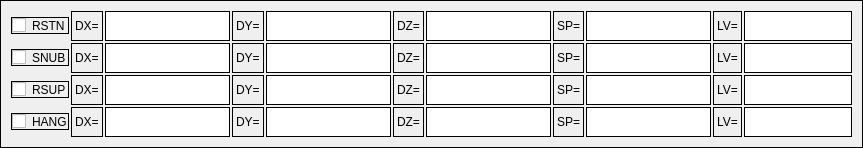
                 <widget class="QWidget" name="widget9_5" native="true">
                  <property name="maximumSize">
                   <size>
                    <width>1000</width>
                    <height>16777215</height>
                   </size>
                  </property>
                  <property name="styleSheet">
                   <string notr="true">border:0.5px solid black;
font: 12px;
</string>
                  </property>
                  <layout class="QGridLayout" name="gridLayout_17">
                   <property name="spacing">
                    <number>2</number>
                   </property>
                   <item row="1" column="0">
                    <widget class="QCheckBox" name="SNUB_4">
                     <property name="styleSheet">
                      <string notr="true"/>
                     </property>
                     <property name="text">
                      <string>SNUB</string>
                     </property>
                    </widget>
                   </item>
                   <item row="1" column="6">
                    <widget class="QLineEdit" name="SNUB_DZ_4">
                     <property name="minimumSize">
                      <size>
                       <width>30</width>
                       <height>30</height>
                      </size>
                     </property>
                     <property name="styleSheet">
                      <string notr="true">font: 75 10pt;</string>
                     </property>
                    </widget>
                   </item>
                   <item row="0" column="4">
                    <widget class="QLineEdit" name="RSTN_DY_4">
                     <property name="minimumSize">
                      <size>
                       <width>30</width>
                       <height>30</height>
                      </size>
                     </property>
                     <property name="styleSheet">
                      <string notr="true">font: 75 10pt;</string>
                     </property>
                     <property name="text">
                      <string/>
                     </property>
                    </widget>
                   </item>
                   <item row="3" column="2">
                    <widget class="QLineEdit" name="HANG_DX_4">
                     <property name="minimumSize">
                      <size>
                       <width>30</width>
                       <height>30</height>
                      </size>
                     </property>
                     <property name="styleSheet">
                      <string notr="true">font: 75 10pt;</string>
                     </property>
                    </widget>
                   </item>
                   <item row="2" column="2">
                    <widget class="QLineEdit" name="RSUP_DX_4">
                     <property name="minimumSize">
                      <size>
                       <width>30</width>
                       <height>30</height>
                      </size>
                     </property>
                     <property name="styleSheet">
                      <string notr="true">font: 75 10pt;</string>
                     </property>
                    </widget>
                   </item>
                   <item row="0" column="9">
                    <widget class="QLabel" name="label_83">
                     <property name="text">
                      <string>LV=</string>
                     </property>
                    </widget>
                   </item>
                   <item row="0" column="5">
                    <widget class="QLabel" name="label_43">
                     <property name="styleSheet">
                      <string notr="true"/>
                     </property>
                     <property name="text">
                      <string>DZ=</string>
                     </property>
                    </widget>
                   </item>
                   <item row="3" column="1">
                    <widget class="QLabel" name="label_71">
                     <property name="styleSheet">
                      <string notr="true"/>
                     </property>
                     <property name="text">
                      <string>DX=</string>
                     </property>
                    </widget>
                   </item>
                   <item row="0" column="7">
                    <widget class="QLabel" name="label_42">
                     <property name="styleSheet">
                      <string notr="true"/>
                     </property>
                     <property name="text">
                      <string>SP=</string>
                     </property>
                    </widget>
                   </item>
                   <item row="1" column="4">
                    <widget class="QLineEdit" name="SNUB_DY_4">
                     <property name="minimumSize">
                      <size>
                       <width>30</width>
                       <height>30</height>
                      </size>
                     </property>
                     <property name="styleSheet">
                      <string notr="true">font: 75 10pt;</string>
                     </property>
                    </widget>
                   </item>
                   <item row="1" column="5">
                    <widget class="QLabel" name="label_113">
                     <property name="styleSheet">
                      <string notr="true"/>
                     </property>
                     <property name="text">
                      <string>DZ=</string>
                     </property>
                    </widget>
                   </item>
                   <item row="2" column="6">
                    <widget class="QLineEdit" name="RSUP_DZ_4">
                     <property name="minimumSize">
                      <size>
                       <width>30</width>
                       <height>30</height>
                      </size>
                     </property>
                     <property name="styleSheet">
                      <string notr="true">font: 75 10pt;</string>
                     </property>
                    </widget>
                   </item>
                   <item row="0" column="2">
                    <widget class="QLineEdit" name="RSTN_DX_4">
                     <property name="minimumSize">
                      <size>
                       <width>30</width>
                       <height>30</height>
                      </size>
                     </property>
                     <property name="styleSheet">
                      <string notr="true">font: 75 10pt;</string>
                     </property>
                     <property name="text">
                      <string/>
                     </property>
                    </widget>
                   </item>
                   <item row="3" column="5">
                    <widget class="QLabel" name="label_99">
                     <property name="styleSheet">
                      <string notr="true"/>
                     </property>
                     <property name="text">
                      <string>DZ=</string>
                     </property>
                    </widget>
                   </item>
                   <item row="2" column="8">
                    <widget class="QLineEdit" name="RSUP_SP_4">
                     <property name="minimumSize">
                      <size>
                       <width>30</width>
                       <height>30</height>
                      </size>
                     </property>
                     <property name="styleSheet">
                      <string notr="true">font: 75 10pt;</string>
                     </property>
                    </widget>
                   </item>
                   <item row="1" column="3">
                    <widget class="QLabel" name="label_68">
                     <property name="styleSheet">
                      <string notr="true"/>
                     </property>
                     <property name="text">
                      <string>DY=</string>
                     </property>
                    </widget>
                   </item>
                   <item row="3" column="0">
                    <widget class="QCheckBox" name="HANG_4">
                     <property name="styleSheet">
                      <string notr="true"/>
                     </property>
                     <property name="text">
                      <string>HANG</string>
                     </property>
                    </widget>
                   </item>
                   <item row="3" column="6">
                    <widget class="QLineEdit" name="HANG_DZ_4">
                     <property name="minimumSize">
                      <size>
                       <width>30</width>
                       <height>30</height>
                      </size>
                     </property>
                     <property name="styleSheet">
                      <string notr="true">font: 75 10pt;</string>
                     </property>
                    </widget>
                   </item>
                   <item row="2" column="7">
                    <widget class="QLabel" name="label_112">
                     <property name="styleSheet">
                      <string notr="true"/>
                     </property>
                     <property name="text">
                      <string>SP=</string>
                     </property>
                    </widget>
                   </item>
                   <item row="3" column="4">
                    <widget class="QLineEdit" name="HANG_DY_4">
                     <property name="minimumSize">
                      <size>
                       <width>30</width>
                       <height>30</height>
                      </size>
                     </property>
                     <property name="styleSheet">
                      <string notr="true">font: 75 10pt;</string>
                     </property>
                    </widget>
                   </item>
                   <item row="2" column="5">
                    <widget class="QLabel" name="label_111">
                     <property name="styleSheet">
                      <string notr="true"/>
                     </property>
                     <property name="text">
                      <string>DZ=</string>
                     </property>
                    </widget>
                   </item>
                   <item row="1" column="1">
                    <widget class="QLabel" name="label_72">
                     <property name="styleSheet">
                      <string notr="true"/>
                     </property>
                     <property name="text">
                      <string>DX=</string>
                     </property>
                    </widget>
                   </item>
                   <item row="2" column="3">
                    <widget class="QLabel" name="label_69">
                     <property name="styleSheet">
                      <string notr="true"/>
                     </property>
                     <property name="text">
                      <string>DY=</string>
                     </property>
                    </widget>
                   </item>
                   <item row="3" column="3">
                    <widget class="QLabel" name="label_51">
                     <property name="styleSheet">
                      <string notr="true"/>
                     </property>
                     <property name="text">
                      <string>DY=</string>
                     </property>
                    </widget>
                   </item>
                   <item row="0" column="6">
                    <widget class="QLineEdit" name="RSTN_DZ_4">
                     <property name="minimumSize">
                      <size>
                       <width>30</width>
                       <height>30</height>
                      </size>
                     </property>
                     <property name="styleSheet">
                      <string notr="true">font: 75 10pt;</string>
                     </property>
                    </widget>
                   </item>
                   <item row="2" column="1">
                    <widget class="QLabel" name="label_70">
                     <property name="styleSheet">
                      <string notr="true"/>
                     </property>
                     <property name="text">
                      <string>DX=</string>
                     </property>
                    </widget>
                   </item>
                   <item row="0" column="0">
                    <widget class="QCheckBox" name="RSTN_4">
                     <property name="styleSheet">
                      <string notr="true"/>
                     </property>
                     <property name="text">
                      <string>RSTN</string>
                     </property>
                    </widget>
                   </item>
                   <item row="0" column="3">
                    <widget class="QLabel" name="label_41">
                     <property name="styleSheet">
                      <string notr="true"/>
                     </property>
                     <property name="text">
                      <string>DY=</string>
                     </property>
                    </widget>
                   </item>
                   <item row="1" column="2">
                    <widget class="QLineEdit" name="SNUB_DX_4">
                     <property name="minimumSize">
                      <size>
                       <width>30</width>
                       <height>30</height>
                      </size>
                     </property>
                     <property name="styleSheet">
                      <string notr="true">font: 75 10pt;</string>
                     </property>
                    </widget>
                   </item>
                   <item row="2" column="0">
                    <widget class="QCheckBox" name="RSUP_4">
                     <property name="styleSheet">
                      <string notr="true"/>
                     </property>
                     <property name="text">
                      <string>RSUP</string>
                     </property>
                    </widget>
                   </item>
                   <item row="1" column="7">
                    <widget class="QLabel" name="label_110">
                     <property name="styleSheet">
                      <string notr="true"/>
                     </property>
                     <property name="text">
                      <string>SP=</string>
                     </property>
                    </widget>
                   </item>
                   <item row="0" column="8">
                    <widget class="QLineEdit" name="RSTN_SP_4">
                     <property name="minimumSize">
                      <size>
                       <width>30</width>
                       <height>30</height>
                      </size>
                     </property>
                     <property name="styleSheet">
                      <string notr="true">font: 75 10pt;</string>
                     </property>
                    </widget>
                   </item>
                   <item row="1" column="8">
                    <widget class="QLineEdit" name="SNUB_SP_4">
                     <property name="minimumSize">
                      <size>
                       <width>30</width>
                       <height>30</height>
                      </size>
                     </property>
                     <property name="styleSheet">
                      <string notr="true">font: 75 10pt;</string>
                     </property>
                    </widget>
                   </item>
                   <item row="3" column="8">
                    <widget class="QLineEdit" name="HANG_SP_4">
                     <property name="minimumSize">
                      <size>
                       <width>30</width>
                       <height>30</height>
                      </size>
                     </property>
                     <property name="styleSheet">
                      <string notr="true">font: 75 10pt;</string>
                     </property>
                    </widget>
                   </item>
                   <item row="2" column="4">
                    <widget class="QLineEdit" name="RSUP_DY_4">
                     <property name="minimumSize">
                      <size>
                       <width>30</width>
                       <height>30</height>
                      </size>
                     </property>
                     <property name="styleSheet">
                      <string notr="true">font: 75 10pt;</string>
                     </property>
                    </widget>
                   </item>
                   <item row="3" column="7">
                    <widget class="QLabel" name="label_100">
                     <property name="styleSheet">
                      <string notr="true"/>
                     </property>
                     <property name="text">
                      <string>SP=</string>
                     </property>
                    </widget>
                   </item>
                   <item row="0" column="1">
                    <widget class="QLabel" name="label_44">
                     <property name="styleSheet">
                      <string notr="true"/>
                     </property>
                     <property name="text">
                      <string>DX=</string>
                     </property>
                    </widget>
                   </item>
                   <item row="0" column="10">
                    <widget class="QLineEdit" name="RSTN_LV_4">
                     <property name="minimumSize">
                      <size>
                       <width>30</width>
                       <height>30</height>
                      </size>
                     </property>
                    </widget>
                   </item>
                   <item row="1" column="10">
                    <widget class="QLineEdit" name="SNUB_LV_4">
                     <property name="minimumSize">
                      <size>
                       <width>30</width>
                       <height>30</height>
                      </size>
                     </property>
                    </widget>
                   </item>
                   <item row="2" column="10">
                    <widget class="QLineEdit" name="RSUP_LV_4">
                     <property name="minimumSize">
                      <size>
                       <width>30</width>
                       <height>30</height>
                      </size>
                     </property>
                    </widget>
                   </item>
                   <item row="3" column="10">
                    <widget class="QLineEdit" name="HANG_LV_4">
                     <property name="minimumSize">
                      <size>
                       <width>30</width>
                       <height>30</height>
                      </size>
                     </property>
                    </widget>
                   </item>
                   <item row="1" column="9">
                    <widget class="QLabel" name="label_84">
                     <property name="text">
                      <string>LV=</string>
                     </property>
                    </widget>
                   </item>
                   <item row="2" column="9">
                    <widget class="QLabel" name="label_85">
                     <property name="text">
                      <string>LV=</string>
                     </property>
                    </widget>
                   </item>
                   <item row="3" column="9">
                    <widget class="QLabel" name="label_86">
                     <property name="text">
                      <string>LV=</string>
                     </property>
                    </widget>
                   </item>
                  </layout>
                 </widget>
